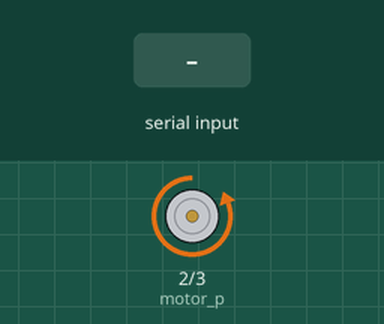
Recording of a sketch running on a simulated Arduino Uno, built with avr-gcc and run on an emulated ATmega328P. Shown: motor-driver pin pairs drawn as motors (green arrow = first pin HIGH = forward, orange = second pin HIGH = backward, longer = more drive). The inputs (shaded band) are chosen by the test bench.

Above: at 1.2 s.
1.3 s: "w" received over Serial
Timing chart, 0 to 4.3 s (numbered marks = the images above; inputs shaded):
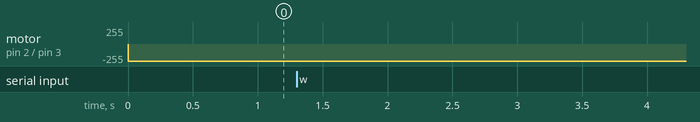

The sketch:

motor.ino
```cpp
#define motor_p 2
#define motor_n 3

void setup()
{
  Serial.begin(9600);
  pinMode(motor_p, OUTPUT);
  pinMode(motor_n, OUTPUT);
}

void loop()
{
  char input;

  if(Serial.available())
  {
    input = Serial.read();
  }

  digitalWrite(motor_p, LOW);
  digitalWrite(motor_n, HIGH);
  if(input=='w')
  {
    digitalWrite(motor_p, HIGH);
    digitalWrite(motor_n, LOW);
  }
  else if(input=='s')
  {
    digitalWrite(motor_p, LOW);
    digitalWrite(motor_n, HIGH);
  }
  else if(input=='x')
  {
    digitalWrite(motor_p, LOW);
    digitalWrite(motor_n, HIGH);
  }
}
```
